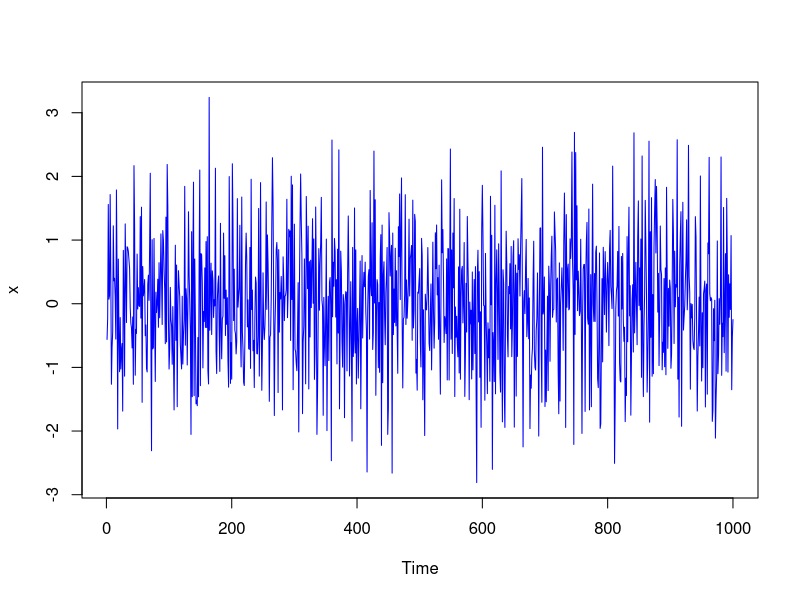
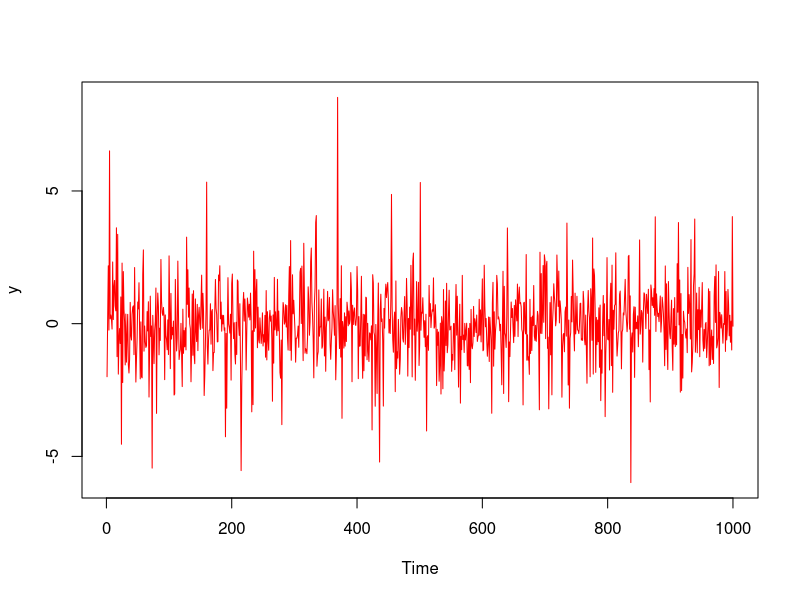

Generate these figures, in order, with R:
### ホワイトノイズの生成
set.seed(123)
n <- 1000            # 時系列の長さ
x <- ts(rnorm(n))    # 正規分布の場合
plot(x, col="blue")  # 時系列として図示される
y <- ts(rt(n, df=4)) # 自由度4のt分布の場合
plot(y, col="red")   # 図示
## lines(x, col="blue") # 前のplotに重ね描き
